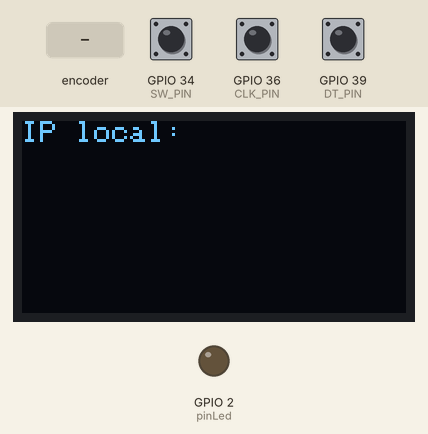
The program below on a simulated ESP32. Parts: 128×64 one-colour display, output pins drawn as LEDs (lit = HIGH). The test bench sets the inputs (shaded band); at power-on: GPIO 34 (SW_PIN) HIGH, GPIO 36 (CLK_PIN) HIGH, GPIO 39 (DT_PIN) HIGH. What the program prints to the serial monitor is not drawn.

Above: at 6.78 s.
6.8 s: rotary encoder on GPIO 36 (CLK_PIN) / GPIO 39 (DT_PIN) turned 1 step (first pin leading)
At 8.22 s:
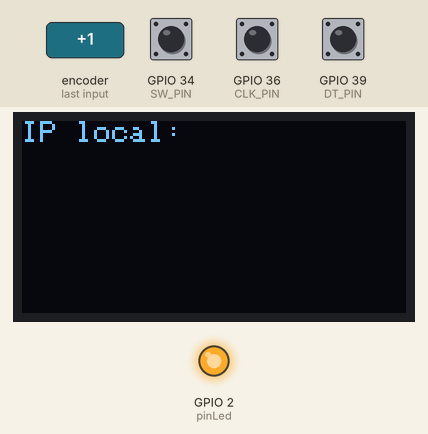
8.5 s: GPIO 34 (SW_PIN) pulled LOW for 0.15 s
At 13.5 s:
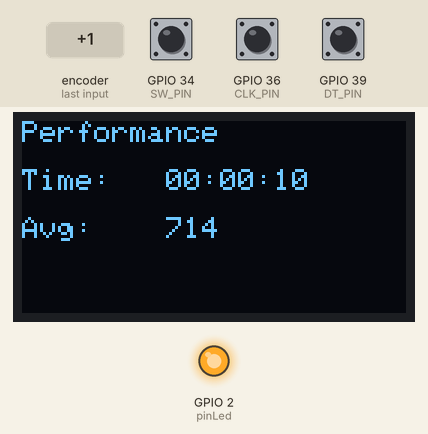
Timing chart, 0 to 30.7 s (numbered marks = the images above; inputs shaded):
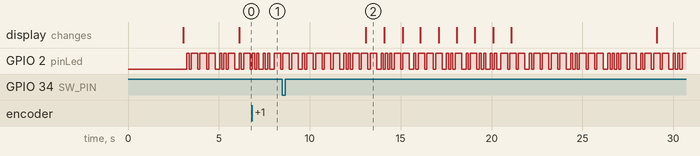

The program:

main.cpp
```cpp
#include <Arduino.h>
/*
********************************************************************************
  Performance variables
********************************************************************************
*/
unsigned long cycles;
unsigned long average;
String saverage;

/*
********************************************************************************
  Time variables
********************************************************************************
*/
#include <Ticker.h>
Ticker tickerLed;
Ticker tickerClock;
Ticker tickerPage;
Ticker tickerDisplay;

/*
********************************************************************************
  Led variables
********************************************************************************
*/
int pinLed;
int indexLed;
int lenLed;
String msgLed;

void actualizeLed() {
  if (indexLed >= lenLed) indexLed = 0;
  if (msgLed.charAt(indexLed) == '1')
  {
    digitalWrite(pinLed, HIGH);
  }
  else
  {
    digitalWrite(pinLed, LOW);
  }
  indexLed++;
}

/*
********************************************************************************
  Clock variables
********************************************************************************
*/
unsigned long elapsedSeconds;
int seconds;
int minutes;
int hours;
String stime;

void actualizeClock()
{
    elapsedSeconds++;
    seconds++;

    if (seconds > 59)
    {
        seconds = 0;
        minutes++;
        if (minutes > 59)
        {
            minutes = 0;
            hours++;
            if (hours > 23)
            {
                hours = 0;
            }
        }
    }

    stime = "";
    if (hours < 10)
    {
        stime = stime + "0";
    }
    stime = stime + String(hours);
    stime = stime + ":";
    if (minutes < 10)
    {
        stime = stime + "0";
    }
    stime = stime + String(minutes);
    stime = stime + ":";
    if (seconds < 10)
    {
        stime = stime + "0";
    }
    stime = stime + String(seconds);
}

/*
**************************************************************************************************
  I2C variables
**************************************************************************************************
*/
#define PinSDA 21
#define PinSCL 22
#include <Wire.h>

/*
********************************************************************************
  KY040 variables Rotatory encoder
********************************************************************************
*/
#define CLK_PIN 36
#define DT_PIN  39
#define SW_PIN  34

int  lastEncoded     = 0;                // Valor anterior del encoder
bool buttonPressed   = false;
bool optionChanged   = false;
int  counter         = 0;
int  optionMin       = 0;
int  optionMax       = 3;
int  option          = 0;

void handleButtonPress() {
  buttonPressed = true;                  // Marca el botón como presionado
}

void updateEncoder() {
  int MSB = digitalRead(CLK_PIN);
  int LSB = digitalRead(DT_PIN);
  int encoded = (MSB << 1) | LSB;
  int optionNew;

  if (encoded != lastEncoded) {  // aqui se descartan los siguientes estados Ob1111 Ob0101 b0000 b1010
    int sum = (lastEncoded << 2) | encoded;
    if (sum == 0b0011 || sum == 0b0110 || sum == 0b1001 || sum == 0b1100) {
      // estos estados no son validos, por lo tanto se ignoran
    }
    else {
      if (sum == 0b1101 || sum == 0b0100 || sum == 0b0010 || sum == 0b1011) {
        // giro a la derecha
        counter++;
      }
      else {
        // sum == 0b1110 || sum == 0b1000 || sum == 0b0001 || sum == 0b0111
        // giro a la izquierda
        counter--;
      }
      if (counter % 4 == 0) {
        optionNew = counter / 4;
        if (optionNew != option) {
          option = optionNew;
          optionChanged = true;
          if (option < optionMin) {
            option = optionMax;
            counter = optionMax * 4;
          }
          if (option > optionMax){
            option = optionMin;
            counter = 0;
          }
        }
      }
      lastEncoded = encoded;
    }
  }
}

/*
********************************************************************************
  Display variables
********************************************************************************
*/
#include <Adafruit_GFX.h>
#include <Adafruit_SSD1306.h>
#define SCREEN_WIDTH 128
#define SCREEN_HEIGHT 64


Adafruit_SSD1306 display(SCREEN_WIDTH, SCREEN_HEIGHT, &Wire, -1);

int indexPage;
int indexPagePrevious;
int maxPage;
enum pages {ip, perf, atm, mcuA, mcuG, mcuM, batt, inf};

void sendStringXY(String msg, int X, int Y)
{
    unsigned char i;
    char c;

    display.setCursor(X*6, Y*8);
    for (i = 0; i < msg.length(); i++)
    {
        c = msg.charAt(i);
        display.write(c);
    }
}

void changePage(){
    indexPage++;
    if (indexPage >= maxPage) indexPage = 0;
}

void actualizeDisplay() {
    if (indexPage != indexPagePrevious) {
        indexPagePrevious = indexPage;
    }
    display.clearDisplay();
    switch (indexPage) {
        case ip:
                sendStringXY("IP local:", 0, 0);
        //        sendStringXY(ipLocal,     2, 0);
        //        sendStringXY("SSID    :", 4, 0);
        //        sendStringXY(s_ssid,      6, 0);

                break;
        case perf:
                sendStringXY("Performance", 0, 0);
                sendStringXY("Time:", 0, 2);
                sendStringXY(stime, 8, 2);
                sendStringXY("Avg:",  0, 4);
                saverage = String(average) + "       ";
                saverage = saverage.substring(0,7);
                sendStringXY(saverage, 8, 4);
                break;
        case atm:
                sendStringXY("Press and Temp", 0, 0);
                //sendStringXY("Temp:", 0, 2);
                //stemperature = String(temperature) + "       ";
                //stemperature = stemperature.substring(0,7);
                //sendStringXY(stemperature, 8, 2);
                //sendStringXY("Pres:", 0, 4);
                //spressure = String(pressure) + "       ";
                //spressure = spressure.substring(0,7);
                //sendStringXY(spressure, 8, 4);
                //sendStringXY("Alt :", 0, 6);
                //saltitude = String(altitude) + "       ";
                //saltitude = saltitude.substring(0,7);
                //sendStringXY(saltitude, 8, 6);
                break;
        case mcuA:
                sendStringXY("Accelerometer", 0, 0);
                break;
        case mcuG:
                sendStringXY("Gyroscope", 0, 0);
                break;
        case mcuM:
                sendStringXY("Magnetometer", 0, 0);
                break;
        case batt:
                sendStringXY("Battery", 0, 0);
                break;
        case inf:
                sendStringXY("The quick brown ", 0, 0);
                sendStringXY("fox jumps over  ", 0, 1);
                sendStringXY("the lazy dog    ", 0, 2);
                sendStringXY("0123456789      ", 0, 3);
                sendStringXY("THE QUICK BROWN ", 0, 4);
                sendStringXY("FOX JUMPS OVER  ", 0, 5);
                sendStringXY("THE LAZY DOG    ", 0, 6);
                sendStringXY("01234567890     ", 0, 7);
                break;
        default:
                break;
    }
    display.display();
}

void setup() {
  // initialize Serial Port
  Serial.begin(115200);
  delay(3000);
  Serial.println("Serial               : OK");

  // initialize performance Variables
  cycles = 0;
  average = 0;
  Serial.println("Performance variables: OK");

  // initialize led variables
  pinLed = LED_BUILTIN;
  pinMode(pinLed, OUTPUT);
  //.--- ..- .-.. .. --- .---- ..--- ...--   JULIO123
  msgLed = "01011101110111001010111001011101010010100111011101110010111011101110111001010111011101110010101011101110";
  lenLed = msgLed.length();
  indexLed = 0;

  tickerLed.attach_ms(120, actualizeLed);
  Serial.println("Led variables        : OK");

  // initialize clock variables
  elapsedSeconds = 1;
  seconds = 0;
  minutes = 0;
  hours   = 0;
  stime   = "00:00:00";

  tickerClock.attach(1, actualizeClock);
  Serial.println("Clock variables      : OK");

  //Initialize the I2C bus
  Wire.begin(PinSDA,PinSCL);
  Serial.println("I2C Bus              : OK");

  // initialize the rotatory encoder KY40 variables
  attachInterrupt(digitalPinToInterrupt(CLK_PIN), updateEncoder,     CHANGE);
  attachInterrupt(digitalPinToInterrupt(DT_PIN),  updateEncoder,     CHANGE);
  attachInterrupt(digitalPinToInterrupt(SW_PIN),  handleButtonPress, FALLING);
  lastEncoded = digitalRead(CLK_PIN);                     // Lee el estado del pin CLK
  lastEncoded = (lastEncoded << 1) | digitalRead(DT_PIN); // Combina los estados de CLK y DT en un solo valor
  counter   = 0;
  optionMin = 0;
  optionMax = 3;
  Serial.println("Rotatory encoder     : OK");

  // initialize display variables
  indexPage         = 0;
  indexPagePrevious = 0;
  maxPage           = 8;
  if (!display.begin(SSD1306_SWITCHCAPVCC, 0x3C, false, false))
    {
      Serial.println(F("SSD1306 allocation failed"));
      for(;;);
    }
  delay(2000);
  display.clearDisplay();
  display.setTextSize(1);
  display.setTextColor(SSD1306_WHITE);
  display.cp437(true);
  display.display();
  tickerPage.attach(8, changePage);
  tickerDisplay.attach(1, actualizeDisplay);
  Serial.println("Display variables    : OK");

}

void loop() {
  if (buttonPressed) {
    Serial.print(stime);
    Serial.println(" el boton fue presionado");
    buttonPressed = false;
  }
  if (optionChanged) {
    Serial.print(stime);
    Serial.print(" ");
    Serial.println(option);
    optionChanged = false;
  }
  cycles++;
  average = cycles / elapsedSeconds;
}
```
